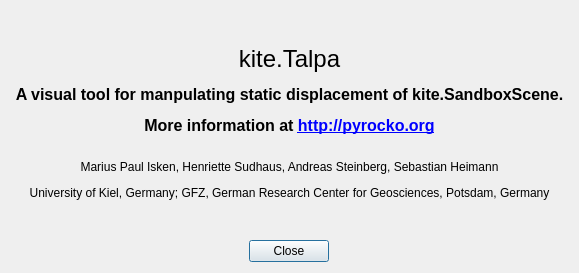
<?xml version="1.0" encoding="UTF-8"?>
<ui version="4.0">
 <class>Dialog</class>
 <widget class="QDialog" name="Dialog">
  <property name="geometry">
   <rect>
    <x>0</x>
    <y>0</y>
    <width>579</width>
    <height>273</height>
   </rect>
  </property>
  <property name="windowTitle">
   <string>About</string>
  </property>
  <layout class="QVBoxLayout" name="verticalLayout">
   <item>
    <widget class="QLabel" name="label">
     <property name="text">
      <string>&lt;html&gt;&lt;head/&gt;&lt;body&gt;&lt;p align=&quot;center&quot;&gt;&lt;span style=&quot; font-family:'mono'; font-size:18pt;&quot;&gt;kite.Talpa&lt;/span&gt;&lt;/p&gt;&lt;p align=&quot;center&quot;&gt;&lt;span style=&quot; font-size:12pt; font-weight:600;&quot;&gt;A visual tool for manpulating static displacement of &lt;/span&gt;&lt;span style=&quot; font-family:'mono'; font-size:12pt; font-weight:600;&quot;&gt;kite.SandboxScene&lt;/span&gt;&lt;span style=&quot; font-size:12pt; font-weight:600;&quot;&gt;.&lt;/span&gt;&lt;/p&gt;&lt;p align=&quot;center&quot;&gt;&lt;span style=&quot; font-size:12pt; font-weight:600;&quot;&gt;More information at &lt;/span&gt;&lt;a href=&quot;http://pyrocko.org&quot;&gt;&lt;span style=&quot; font-size:12pt; font-weight:600; text-decoration: underline; color:#0000ff;&quot;&gt;http://pyrocko.org&lt;/span&gt;&lt;/a&gt;&lt;br/&gt;&lt;/p&gt;&lt;p align=&quot;center&quot;&gt;Marius Paul Isken, Henriette Sudhaus, Andreas Steinberg, Sebastian Heimann&lt;/p&gt;&lt;p align=&quot;center&quot;&gt;University of Kiel, Germany; GFZ, German Research Center for Geosciences, Potsdam, Germany&lt;/p&gt;&lt;/body&gt;&lt;/html&gt;</string>
     </property>
     <property name="scaledContents">
      <bool>false</bool>
     </property>
     <property name="wordWrap">
      <bool>true</bool>
     </property>
     <property name="openExternalLinks">
      <bool>true</bool>
     </property>
    </widget>
   </item>
   <item alignment="Qt::AlignHCenter">
    <widget class="QPushButton" name="pushButton">
     <property name="maximumSize">
      <size>
       <width>100</width>
       <height>16777215</height>
      </size>
     </property>
     <property name="text">
      <string>Close</string>
     </property>
    </widget>
   </item>
  </layout>
 </widget>
 <resources/>
 <connections>
  <connection>
   <sender>pushButton</sender>
   <signal>clicked()</signal>
   <receiver>Dialog</receiver>
   <slot>close()</slot>
   <hints>
    <hint type="sourcelabel">
     <x>230</x>
     <y>319</y>
    </hint>
    <hint type="destinationlabel">
     <x>230</x>
     <y>170</y>
    </hint>
   </hints>
  </connection>
 </connections>
</ui>
